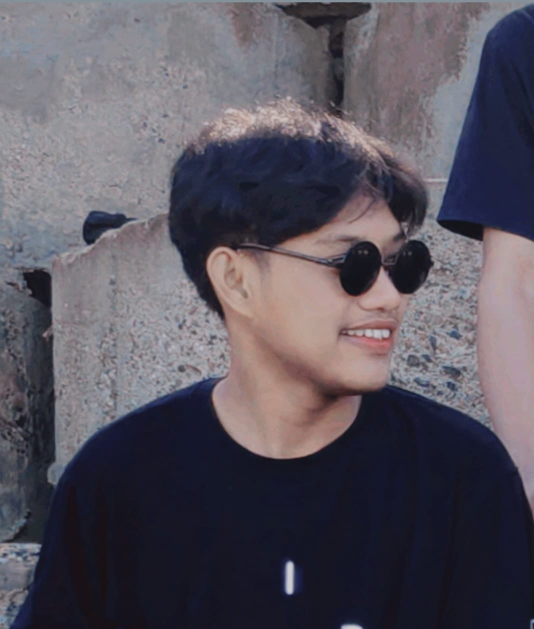
#> input picture Tugas IV/Min Filter/img_ori.jpeg, 1068 x 1257 px (shown at 1/2 size)
$ python MinFilter.py
#> lines starting #> are read from the running program, lines starting #| are printed output that depends on the picture
import numpy as np
import cv2

img = cv2.imread('img_ori.jpeg', 0)
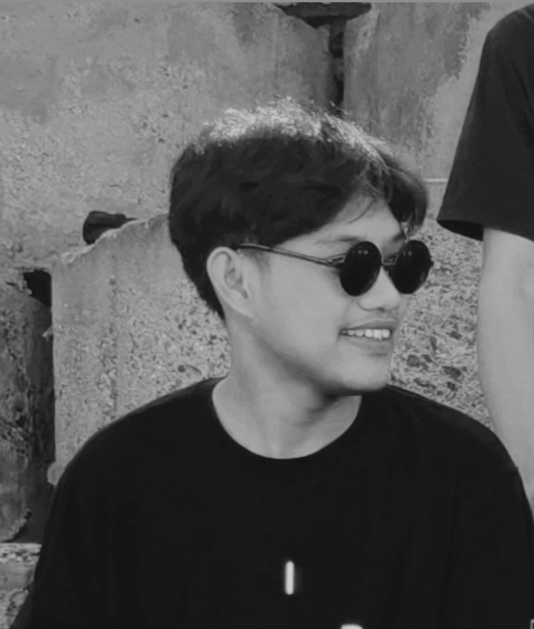
#> img: shape (1257, 1068) (shown at 1/2 size); min 16, max 207, mean 86.5
img = cv2.resize(img, (1000,1000))
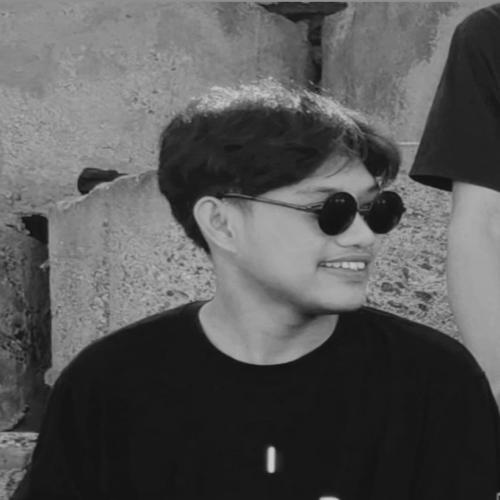
#> img: shape (1000, 1000) (shown at 1/2 size); min 17, max 206, mean 86.4
kernel_size = 15
kernel = np.ones((kernel_size, kernel_size), np.uint8)
minimum = cv2.erode(img, kernel)
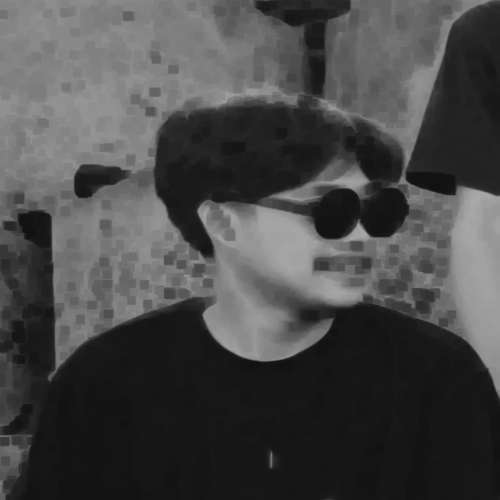
#> minimum: shape (1000, 1000) (shown at 1/2 size); min 17, max 171, mean 71.8

cv2.imshow('Original', img)
cv2.imshow('Minimum Filter', minimum)
cv2.waitKey(0)
cv2.destroyAllWindows()
